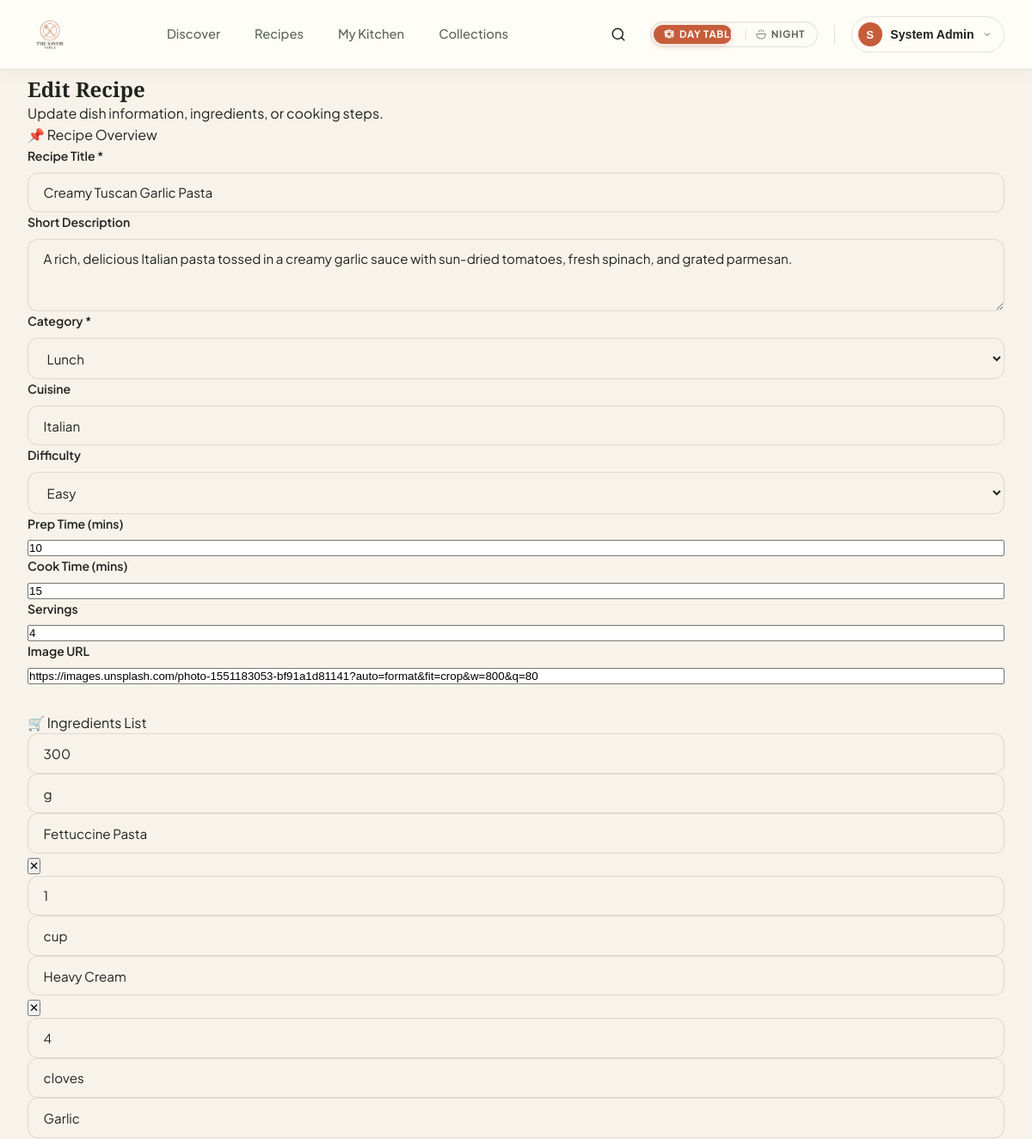
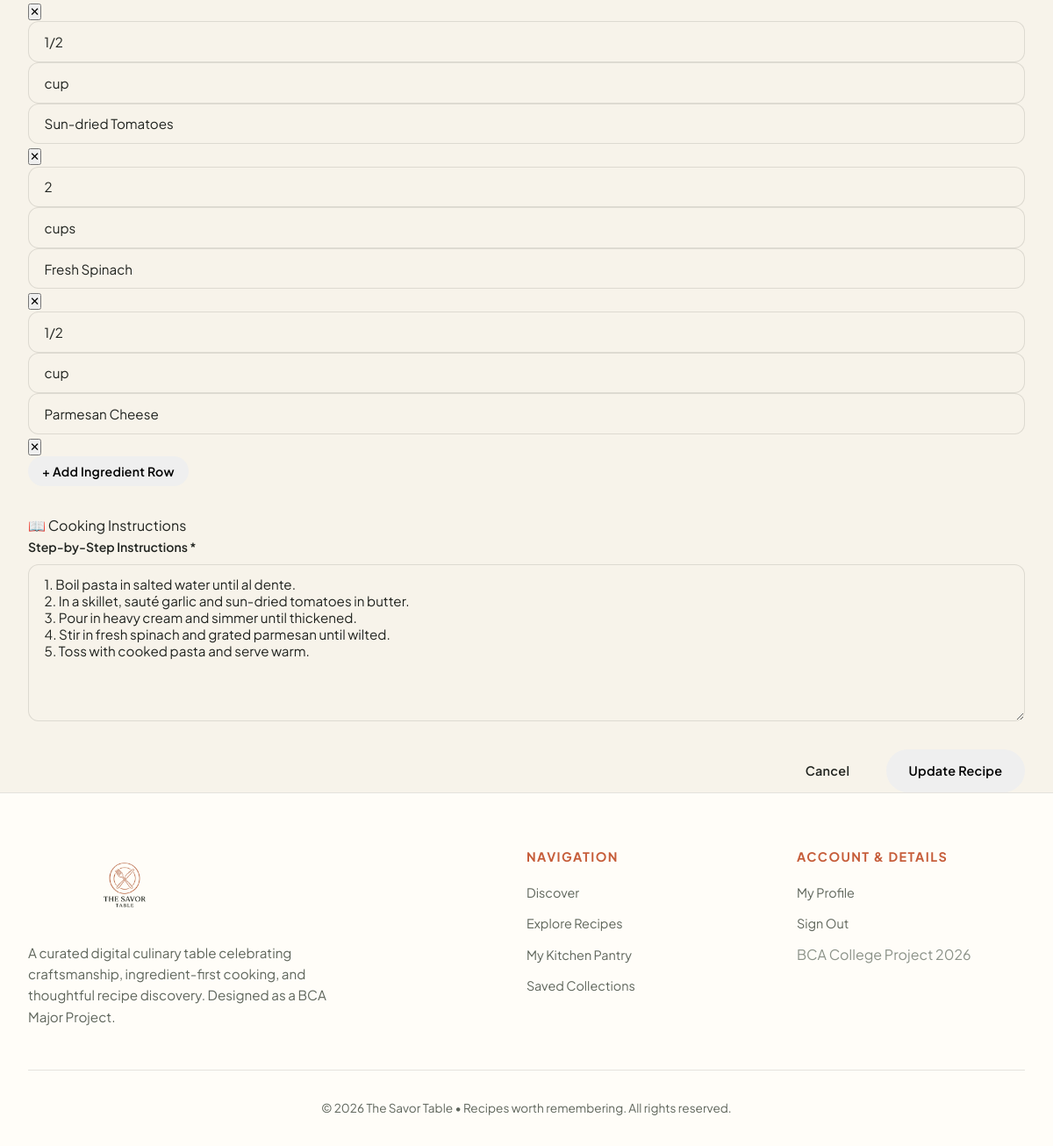
/recipes/1/edit (signed in), run on the app's committed database (2 pictures, top to bottom).
### models.py (models this page shows, shortened)
class Recipe(db.Model):
    __tablename__ = 'recipes'
    id = db.Column(db.Integer, primary_key=True)
    title = db.Column(db.String(200), nullable=False)
    description = db.Column(db.Text, nullable=True)
    image = db.Column(db.String(255), nullable=True)
    category_id = db.Column(db.Integer, db.ForeignKey('categories.id'), nullable=False)
    cuisine = db.Column(db.String(100), nullable=True)
    prep_time = db.Column(db.Integer, nullable=True)  # in minutes
    cook_time = db.Column(db.Integer, nullable=True)  # in minutes
    servings = db.Column(db.Integer, nullable=True)
    difficulty = db.Column(db.String(20), nullable=True, default='Medium')  # 'Easy', 'Medium', 'Hard'
    instructions = db.Column(db.Text, nullable=True)
    author_id = db.Column(db.Integer, db.ForeignKey('users.id'), nullable=False)
    created_at = db.Column(db.DateTime, default=datetime.utcnow)
    updated_at = db.Column(db.DateTime, default=datetime.utcnow, onupdate=datetime.utcnow)
    author = db.relationship('User', backref=db.backref('recipes', lazy=True))
    ingredients = db.relationship('Ingredient', backref='recipe', lazy=True, cascade='all, delete-orphan')
    favorites = db.relationship('Favorite', backref='recipe', lazy=True, cascade='all, delete-orphan')
    reviews = db.relationship('Review', backref='recipe', lazy=True, cascade='all, delete-orphan')

class Category(db.Model):
    __tablename__ = 'categories'
    id = db.Column(db.Integer, primary_key=True)
    name = db.Column(db.String(100), unique=True, nullable=False)
    created_at = db.Column(db.DateTime, default=datetime.utcnow)
    recipes = db.relationship('Recipe', backref='category', lazy=True, cascade='all, delete-orphan')

class Ingredient(db.Model):
    __tablename__ = 'ingredients'
    id = db.Column(db.Integer, primary_key=True)
    recipe_id = db.Column(db.Integer, db.ForeignKey('recipes.id'), nullable=False)
    name = db.Column(db.String(150), nullable=False)
    quantity = db.Column(db.String(50), nullable=True)
    unit = db.Column(db.String(50), nullable=True)

### app.py (the view, shortened to what this page needs)
    @app.route('/recipes/<int:recipe_id>/edit', methods=['GET', 'POST'])
    @login_required
    def edit_recipe(recipe_id):
        recipe = db.session.get(Recipe, recipe_id)
        if not recipe:
            flash('Recipe not found.', 'danger')
            return redirect(url_for('recipes_list'))
        user_id = session.get('user_id')
        user_role = session.get('user_role')
        if recipe.author_id != user_id and user_role != 'admin':
            flash('You are not authorized to edit this recipe.', 'danger')
            return redirect(url_for('recipe_details', recipe_id=recipe.id))
        categories = Category.query.order_by(Category.name.asc()).all()
        return render_template('edit_recipe.html', recipe=recipe, categories=categories)

### templates/edit_recipe.html (shortened to what this page needs)
{% extends "base.html" %}
{% block content %}
<section class="recipe-form-section">
    <div class="container">
        <div class="form-card">
            <div class="form-card-header">
                <h2>Edit <span class="gradient-text">Recipe</span></h2>
                <p>Update dish information, ingredients, or cooking steps.</p>
            </div>
            <form method="POST" action="{{ url_for('edit_recipe', recipe_id=recipe.id) }}" class="recipe-editor-form">
                <div class="form-section-title">📌 Recipe Overview</div>
                <div class="form-group">
                    <label for="title">Recipe Title <span class="req">*</span></label>
                    <input type="text" id="title" name="title" value="{{ recipe.title }}" required>
                </div>
                <div class="form-group">
                    <label for="description">Short Description</label>
                    <textarea id="description" name="description" rows="3">{{ recipe.description if recipe.description else '' }}</textarea>
                </div>
                <div class="form-grid-3">
                    <div class="form-group">
                        <label for="category_id">Category <span class="req">*</span></label>
                        <select id="category_id" name="category_id" required>
                            {% for cat in categories %}
                                <option value="{{ cat.id }}" {% if recipe.category_id == cat.id %}selected{% endif %}>{{ cat.name }}</option>
                            {% endfor %}
                        </select>
                    </div>
                    <div class="form-group">
                        <label for="cuisine">Cuisine</label>
                        <input type="text" id="cuisine" name="cuisine" value="{{ recipe.cuisine if recipe.cuisine else '' }}">
                    </div>
                    <div class="form-group">
                        <label for="difficulty">Difficulty</label>
                        <select id="difficulty" name="difficulty">
                            <option value="Easy" {% if recipe.difficulty == 'Easy' %}selected{% endif %}>Easy</option>
                        </select>
                    </div>
                </div>
                <div class="form-grid-3">
                    <div class="form-group">
                        <label for="prep_time">Prep Time (mins)</label>
                        <input type="number" id="prep_time" name="prep_time" min="0" value="{{ recipe.prep_time or 0 }}">
                    </div>
                    <div class="form-group">
                        <label for="cook_time">Cook Time (mins)</label>
                        <input type="number" id="cook_time" name="cook_time" min="0" value="{{ recipe.cook_time or 0 }}">
                    </div>
                    <div class="form-group">
                        <label for="servings">Servings</label>
                        <input type="number" id="servings" name="servings" min="1" value="{{ recipe.servings or 1 }}">
                    </div>
                </div>
                <div class="form-group">
                    <label for="image">Image URL</label>
                    <input type="url" id="image" name="image" value="{{ recipe.image if recipe.image else '' }}">
                </div>
                <div class="form-section-title" style="margin-top: 2rem;">🛒 Ingredients List</div>
                <div id="ingredientsContainer" class="ingredients-editor-container">
                    {% if recipe.ingredients %}
                        {% for ing in recipe.ingredients %}
                            <div class="ingredient-row">
                                <input type="text" name="ingredient_quantity[]" value="{{ ing.quantity if ing.quantity else '' }}" placeholder="Qty" class="ing-input-qty">
                                <input type="text" name="ingredient_unit[]" value="{{ ing.unit if ing.unit else '' }}" placeholder="Unit" class="ing-input-unit">
                                <input type="text" name="ingredient_name[]" value="{{ ing.name }}" placeholder="Ingredient Name" class="ing-input-name" required>
                                <button type="button" class="btn-remove-ing" onclick="removeIngredientRow(this)" title="Remove Ingredient">✕</button>
                            </div>
                        {% endfor %}
                    {% endif %}
                </div>
                <div style="margin-bottom: 2rem;">
                    <button type="button" id="addIngredientBtn" class="btn btn-outline" style="padding: 0.5rem 1rem; font-size: 0.88rem;">
                        <span>+ Add Ingredient Row</span>
                    </button>
                </div>
                <div class="form-section-title">📖 Cooking Instructions</div>
                <div class="form-group">
                    <label for="instructions">Step-by-Step Instructions <span class="req">*</span></label>
                    <textarea id="instructions" name="instructions" rows="8" required>{{ recipe.instructions }}</textarea>
                </div>
                <div style="display: flex; gap: 1rem; justify-content: flex-end; margin-top: 2rem;">
                    <a href="{{ url_for('recipe_details', recipe_id=recipe.id) }}" class="btn btn-outline">Cancel</a>
                    <button type="submit" class="btn btn-primary">
                        <span>Update Recipe</span>
                    </button>
                </div>
            </form>
        </div>
    </div>
</section>
{% endblock %}

### static/css/style.css (style rules this page uses)
:root { --bg-primary: #F7F3EA; --bg-secondary: #FFFDF8; --surface: #FFFDF8; --bg-card: #FFFDF8; --bg-dark: #20231F; --terracotta: #C65D3A; --terracotta-hover: #b04e2d; --terracotta-light: rgba(198, 93, 58, 0.08); --charcoal: #20231F; --sage: #71806A; --sage-light: rgba(113, 128, 106, 0.12); --gold: #D7A84B; --text-main: #20231F; --text-primary: #20231F; --text-muted: #5E655B; --text-secondary: #5E655B; --text-dim: #8B9288; --text-light: #F7F3EA; --border-color: rgba(32, 35, 31, 0.12); --border: rgba(32, 35, 31, 0.12); --border-dark: rgba(247, 243, 234, 0.15); --border-active: #C65D3A; --header-bg: #FFFDF8; --footer-bg: #FFFDF8; --font-serif: 'Playfair Display', Georgia, serif; --font-sans: 'Plus Jakarta Sans', -apple-system, sans-serif; --shadow-subtle: 0 4px 20px rgba(32, 35, 31, 0.04); --shadow-card: 0 10px 30px rgba(32, 35, 31, 0.06); --shadow-hover: 0 16px 36px rgba(198, 93, 58, 0.15); --radius-sm: 6px; --radius-md: 12px; --radius-lg: 20px; --radius-pill: 999px; --transition: all 0.35s cubic-bezier(0.16, 1, 0.3, 1); }
*, *::before, *::after { box-sizing: border-box; margin: 0; padding: 0; }
html { scroll-behavior: smooth; font-family: var(--font-sans); background-color: var(--bg-primary); color: var(--text-main); line-height: 1.6; -webkit-font-smoothing: antialiased; }
body { min-height: 100vh; display: flex; flex-direction: column; background-color: var(--bg-primary); }
h1, h2, h3, h4, h5, h6 { font-family: var(--font-serif); color: var(--text-main); font-weight: 700; line-height: 1.2; }
a { color: inherit; text-decoration: none; transition: var(--transition); }
.container { width: 100%; max-width: 1260px; margin: 0 auto; padding: 0 2rem; }
.btn { display: inline-flex; align-items: center; justify-content: center; gap: 0.6rem; padding: 0.8rem 1.6rem; font-family: var(--font-sans); font-size: 0.9rem; font-weight: 600; letter-spacing: 0.02em; border-radius: var(--radius-pill); cursor: pointer; border: none; transition: var(--transition); }
.form-group { display: flex; flex-direction: column; gap: 0.5rem; }
.form-group label { font-size: 0.88rem; font-weight: 600; color: var(--text-main); }
.input-wrapper input, input[type="text"], input[type="email"], input[type="password"], select, textarea { width: 100%; background: var(--bg-primary); border: 1px solid var(--border-color); border-radius: var(--radius-md); padding: 0.8rem 1.1rem; font-family: var(--font-sans); font-size: 0.95rem; color: var(--text-main); transition: var(--transition); }

### data on the page
Recipe: title "Creamy Tuscan Garlic Pasta", description "A rich, delicious Italian pasta tossed in a creamy garlic sauce with sun-dried tomatoes, fresh spinach, and grated parmesan.", category_id "Lunch", cuisine "Italian", difficulty "Easy", prep_time "10", cook_time "15", servings "4", image "https://images.unsplash.com/photo-1551183053-bf91a1d81141?auto=format&fit=crop&w=800&q=80", instructions "1. Boil pasta in salted water until al dente. 2. In a skillet, sauté garlic and sun-dried tomatoes in butter. 3. Pour in heavy cream and simmer until thickened. 4. Stir in fresh spinach and grated parmesan until wilted. 5. Toss with cooked pasta and serve warm."
Ingredient: quantity "300", unit "g", name "Fettuccine Pasta"
Ingredient: quantity "1", unit "cup", name "Heavy Cream"
Ingredient: quantity "4", unit "cloves", name "Garlic"
Ingredient: quantity "1/2", unit "cup", name "Sun-dried Tomatoes"
Ingredient: quantity "2", unit "cups", name "Fresh Spinach"
Ingredient: quantity "1/2", unit "cup", name "Parmesan Cheese"

### other printed values
{{ session.get('user_name')[0]|upper }} "S"
{{ session.get('user_name') }} "System Admin"
